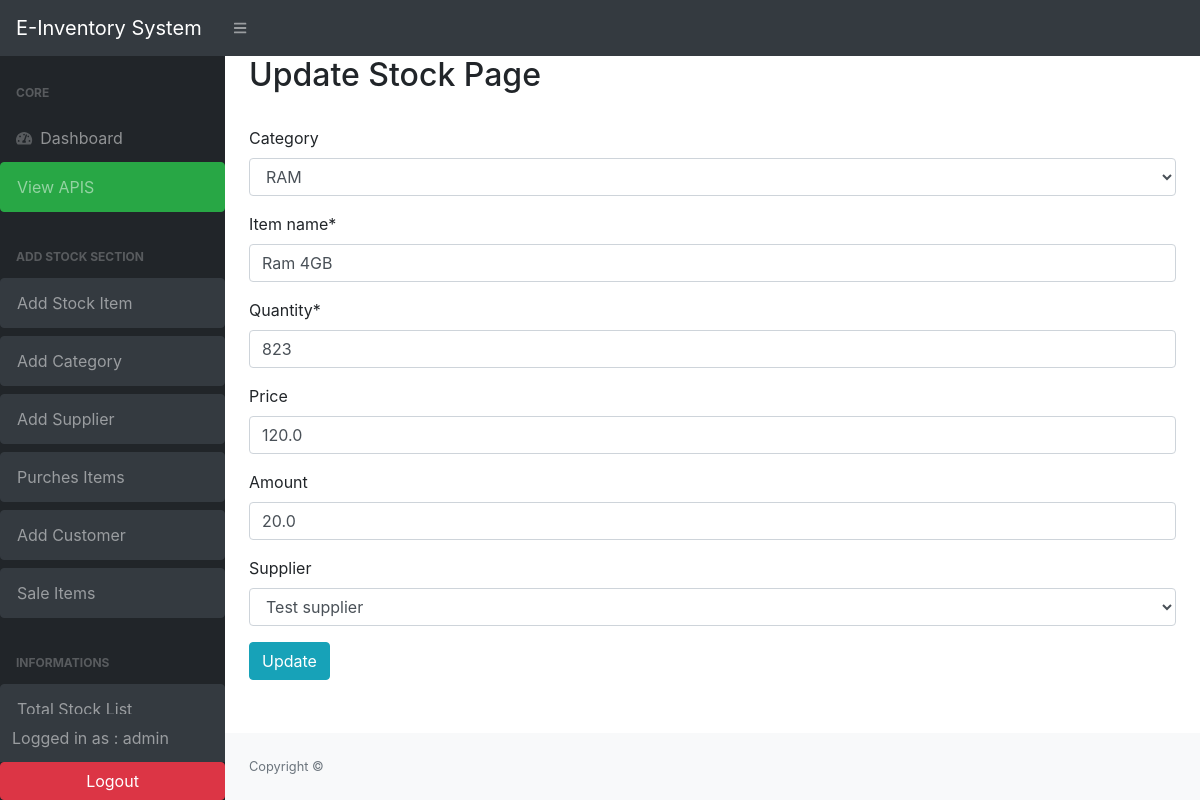
Screenshot of /update_stock/1/ (signed in) with the database file from the repository.
### stock/models.py (models this page shows, shortened)
class Stock( models.Model):
    id = models.AutoField(primary_key=True)
    category =models.ForeignKey(Category, on_delete=models.SET_NULL, null=True,blank=True)
    item_name = models.CharField(max_length=200, null=True)
    quantity = models.IntegerField(default=0)
    price = models.FloatField(null=True, blank=True,default= 0)
    amount = models.FloatField(null=True, blank=True,default= 0)
    supplier= models.ForeignKey(Supplier, on_delete=models.SET_NULL, null=True,blank=True)
    last_updated=models.DateTimeField(auto_now_add=False,auto_now=True)
    timestamp= models.DateTimeField(auto_now_add=True,auto_now=False,)
    is_deleted = models.BooleanField(default=False)

### stock/views.py (the view)
# urls.py: path('update_stock/<str:pk>/', views.Update_stock_form, name="update_stock"),
@login_required(login_url='user_login')
def Update_stock_form (request,pk):
    items = Stock.objects.get(id=pk)
    form = Add_stock_form(instance=items)
    if request.method=='POST':
        form = Add_stock_form(request.POST,instance=items)
        if form.is_valid():
            form.save()
            messages.success(request, 'Successfully Updated Stock')
            return redirect('list_items')
    context ={
        'form' : form
    }
    return render (request,'stock/update_stock.html',context)

### stock/forms.py
class Add_stock_form (forms.ModelForm):
    class Meta:
        model = Stock
        fields = ['category','item_name', 'quantity','price','amount', 'supplier']

### stock/models.py (called while the page is built)
    def __str__(self):
        return self.cat_name

    def __str__(self):
        return self.sup_name

### stock/templates/stock/update_stock.html (shortened to what this page needs)
{%extends 'base.html' %}
{% load crispy_forms_tags %}
{% block content %}
<div class="row">
    <div class="col">
        <div class="container">
            <h2>Update Stock Page</h2>
            <br>
            <form action="" method="POST">
                {{form|crispy}}
                <button type="submit" class="btn btn-info">Update</button>
            </form>
        </div>
    </div>
</div>
{% endblock %}

### stock/templates/layouts/backend_sidebar.html (shortened to what this page needs)
<div id="layoutSidenav_nav">
    <nav class="sb-sidenav accordion sb-sidenav-dark" id="sidenavAccordion">
        <div class="sb-sidenav-menu">
            <div class="nav">
                <div class="sb-sidenav-menu-heading">Core</div>
                <a class="nav-link" href="{% url 'list_items' %}">
                    <div class="sb-nav-link-icon"><i class="fas fa-tachometer-alt"></i></div>
                    Dashboard
                </a>
                <a class="nav-link collapsed btn btn-success mb-2" href="{% url 'schema-swagger-ui' %}"> View APIS
                </a>
                <div class="sb-sidenav-menu-heading">Add Stock Section</div>
                <a class="nav-link collapsed btn btn-dark mb-2" href="{% url 'add_stock' %}"> Add Stock Item
                </a>
                <a class="nav-link collapsed btn btn-dark mb-2" href="{% url 'add_category' %}"> Add Category
                </a>
                <a class="nav-link collapsed btn btn-dark mb-2" href="{% url 'add_sup' %}"> Add Supplier
                </a>
                <a class="nav-link collapsed btn btn-dark mb-2" href="{% url 'purchase' %}"> Purches Items
                </a>
                <a class="nav-link collapsed btn btn-dark mb-2" href="{% url 'add_cust' %}"> Add Customer
                </a>
                <a class="nav-link collapsed btn btn-dark mb-2" href="{% url 'sale' %}"> Sale Items
                </a>
                <div class="sb-sidenav-menu-heading">Informations</div>
                <a class="nav-link collapsed btn btn-dark mb-2" href="{% url 'total_list' %}"> Total Stock List
                </a>
            </div>
        </div>
        <div class="sb-sidenav-footer">
            <div class="p">Logged in as : {{request.user}}</div>
        </div>
        <div class="sb-sidenav-menu-heading text-center">
            {% if user.is_authenticated %}
            <form method="POST" action="{% url 'logout' %}">
                <button class="btn btn-danger" type="submit" style="padding-left: 85px; padding-right: 85px;">Logout
                </button>
            </form>
            {% else %}
            <button class="btn btn-info" type="submit" style="padding-left: 85px; padding-right: 85px;">login
            </button>
            {% endif %}
        </div>
    </nav>
</div>

### rows the page displays
Stock: category "RAM", item_name "Ram 4GB", quantity "823", price "120.0", amount "20.0", supplier "Test supplier"

### other values shown
{{ request.user }} "admin"
